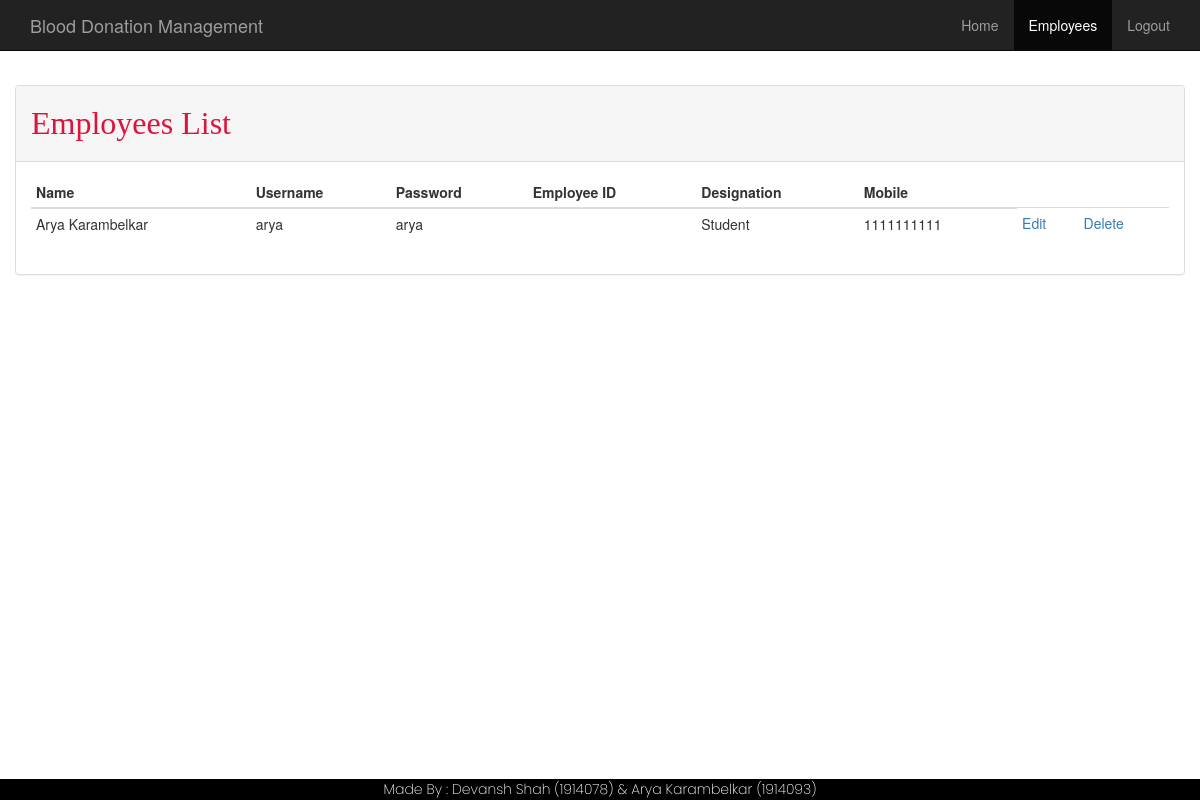
The page /admin/employee.php (signed in) on the database its author committed.
### tables this page shows
CREATE TABLE IF NOT EXISTS `employees` (
  `id` int(11) NOT NULL AUTO_INCREMENT,
  `f_name` varchar(35) NOT NULL,
  `m_name` varchar(15) DEFAULT NULL,
  `l_name` varchar(35) NOT NULL,
  `username` varchar(15) NOT NULL,
  `password` varchar(15) NOT NULL,
  `b_day` date NOT NULL,
  `designation` varchar(35) NOT NULL,
  `mobile_nr` varchar(11) NOT NULL,
  PRIMARY KEY (`id`),
  UNIQUE KEY `username` (`username`)
);

### admin/php/DBConnect.php (called while the page is built, shortened)
<?php
class DBConnect {
    private $db = NULL;
    public function __construct() {
        $dsn = 'mysql:dbname=' . self::DB_NAME . ';host=' . self::DB_SERVER;
        try {
            $this->db = new PDO($dsn, self::DB_USER, self::DB_PASSWORD);
        } catch (PDOException $e) {
            throw new Exception('Connection failed: ' .
            $e->getMessage());
        }
        return $this->db;
    }
    public function getEmployees(){
        $stmt = $this->db->prepare("SELECT * FROM employees");
        $stmt->execute();
        return $stmt->fetchAll();
    }
}

### admin/employee.php (the view, shortened to what this page needs)
<?php
require_once 'php/DBConnect.php';
$db = new DBConnect();
$db->auth();
$employees = $db->getEmployees();
include 'layout/_header.php';
include 'layout/navbar.php';
?>
<div class="container">
    <div class="row">
        <div class="panel panel-default">
            <div class="panel-heading">
                <h5>Employees List</h5>
            </div>
            <div class="panel-body">
                <?php if(isset($employees)): ?>
                <table class="table table-condensed">
                    <thead>
                    <th>Name</th>
                    <th>Username</th>
                    <th>Password</th>
                    <th>Employee ID</th>
                    <th>Designation</th>
                    <th>Mobile</th>
                    </thead>
                    <tbody>
                        <?php foreach($employees as $e): ?>
                        <tr>
                            <td><?= $e['f_name']." ".$e['m_name']." ".$e['l_name']; ?></td>
                            <td><?= $e['username']; ?></td>
                            <td><?= $e['password']; ?></td>
                            <td><?= $e['prc_nr']; ?></td>
                            <td><?= $e['designation']; ?></td>
                            <td><?= $e['mobile_nr']; ?></td>
                            <td><a href="edit.php?id=<?= $e['id']; ?>">Edit</a></td>
                            <td><a href="delete.php?id=<?= $e['id']; ?>">Delete</a></td>
                        </tr>
                        <?php endforeach; ?>
                    </tbody>
                </table>
                <?php endif; ?>
            </div>
        </div>
    </div>
</div>
<?php include 'layout/_footer.php'; ?>

### admin/css/mystyle.css (style rules this page uses)
body { padding-top: 3.2em; }
h5 { font-size: xx-large; font-family: "Cantarell",cursive; color: crimson; }

### rows shown on the page
employees: f_name "Arya", l_name "Karambelkar", username "arya", password "arya", designation "Student", mobile_nr "1111111111"
